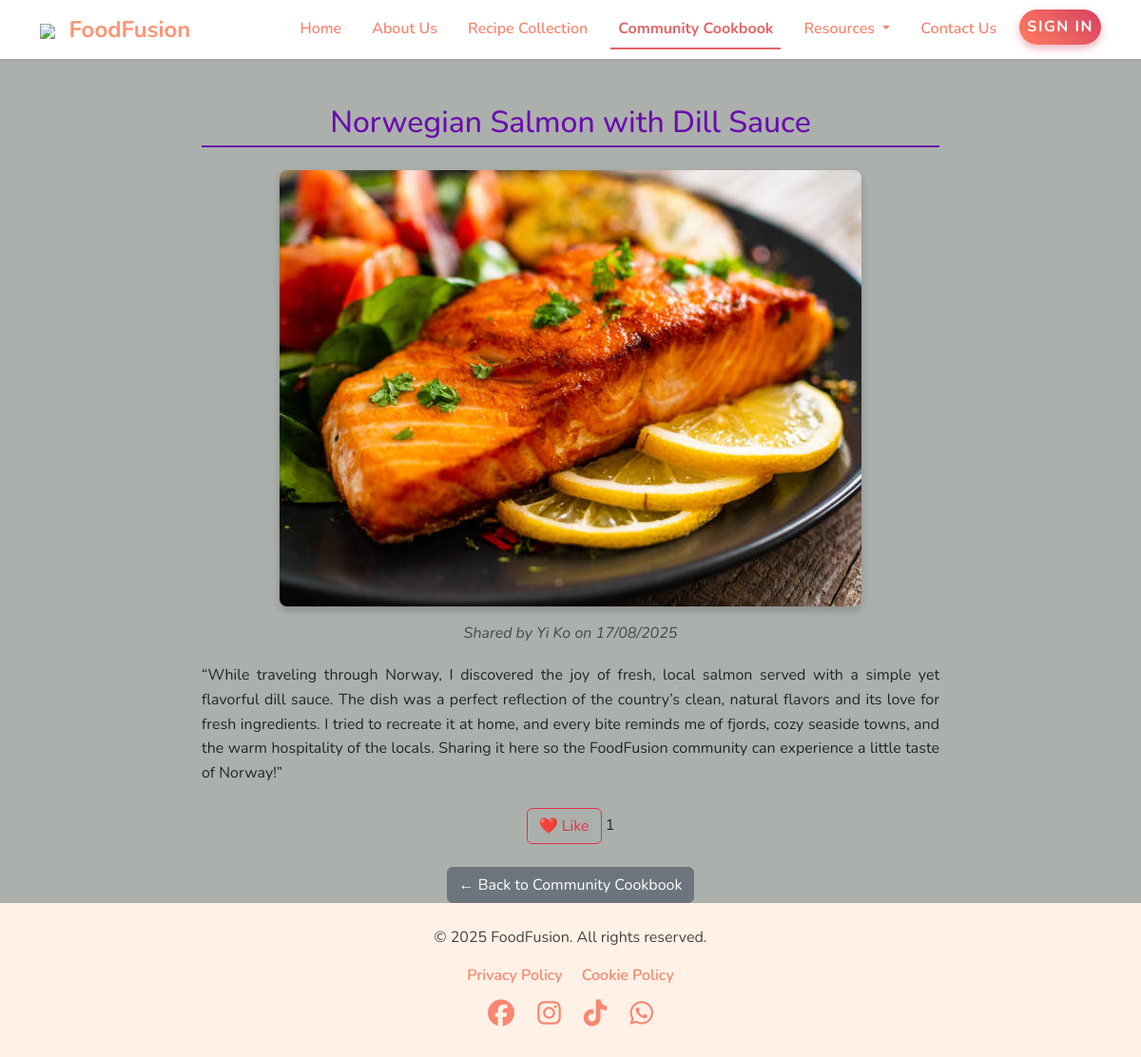
/detail.php?id=8, run on the app's committed database.
### tables this page shows
CREATE TABLE `cookbook` (
  `id` int(11) NOT NULL,
  `user_id` int(11) NOT NULL,
  `title` varchar(255) NOT NULL,
  `description` text NOT NULL,
  `image` varchar(255) NOT NULL,
  `created_at` timestamp NULL DEFAULT current_timestamp()
);

### detail.php (the view, shortened to what this page needs)
<?php
include("includes/header.php");
include("includes/db.php");
$id = intval($_GET['id']);
$tableExists = false;
$checkTable = $conn->query("SHOW TABLES LIKE 'cookbook_likes'");
if ($checkTable && $checkTable->num_rows > 0) {
    $tableExists = true;
}
if ($tableExists) {
    $sql = 'SELECT cookbook.id, CONCAT(first_name, " ", last_name) AS full_name,
                   title, description, image, cookbook.created_at,
                   (SELECT COUNT(*) FROM cookbook_likes WHERE recipe_id = cookbook.id) AS likes
            FROM cookbook
            JOIN users ON cookbook.user_id = users.id
            WHERE cookbook.id = ?';
} else {
    $sql = 'SELECT cookbook.id, CONCAT(first_name, " ", last_name) AS full_name,
                   title, description, image, cookbook.created_at, 0 AS likes
            FROM cookbook
            JOIN users ON cookbook.user_id = users.id
            WHERE cookbook.id = ?';
}
$stmt = $conn->prepare($sql);
$stmt->bind_param("i", $id);
$stmt->execute();
$result = $stmt->get_result();
$recipe = $result->fetch_assoc();
?>
<main class="container mt-5" style="max-width: 800px;">
    <h2 style="color: #6a0dad; text-align:center; border-bottom: 2px solid #6a0dad; padding-bottom: 5px;">
        <?= htmlspecialchars($recipe['title']) ?>
    </h2>
    <div class="text-center mt-4">
        <?php if (!empty($recipe['image'])): ?>
            <img src="uploads/<?= htmlspecialchars($recipe['image']) ?>"
                 alt="<?= htmlspecialchars($recipe['title']) ?>"
                 style="max-width: 100%; border-radius: 8px; box-shadow: 0 4px 8px rgba(0,0,0,0.2);">
        <?php else: ?>
            <img src="images/default-recipe.jpg"
                 alt="Default Recipe"
                 style="max-width: 100%; border-radius: 8px; box-shadow: 0 4px 8px rgba(0,0,0,0.2);">
        <?php endif; ?>
    </div>
    <p class="text-muted mt-3" style="font-style: italic; text-align: center;">
        Shared by <?= htmlspecialchars($recipe['full_name']) ?>
        on <?= date('d/m/Y', strtotime($recipe['created_at'])) ?>
    </p>
    <p style="margin-top: 20px; line-height: 1.6; text-align: justify;">
        <?= nl2br(htmlspecialchars($recipe['description'])) ?>
    </p>
    <?php if ($tableExists): ?>
    <div class="mt-4 text-center">
        <button class="btn btn-outline-danger" id="likeBtn">
            ❤️ Like
        </button>
        <span id="likeCount"><?= $recipe['likes'] ?></span>
    </div>
    <?php endif; ?>
    <div class="text-center mt-4">
        <a href="community.php" class="btn btn-secondary">← Back to Community Cookbook</a>
    </div>
</main>
<?php include("includes/footer.php"); ?>

### assets/css/style.css (style rules this page uses)
:root { --sunset-bg: #fff1e6; --sunset-brand: #ff9472; --sunset-link: #f88670; --sunset-hover: #e46464; --sunset-shadow: rgba(0, 0, 0, 0.05); --sunset-font: 'Nunito', sans-serif; }
body { font-family: var(--sunset-font); background-color: #acb0ac; margin: 0; padding: 0; }

### data on the page
cookbook: title "Norwegian Salmon with Dill Sauce", image+title (picture), created_at "17/08/2025", description "“While traveling through Norway, I discovered the joy of fresh, local salmon served with a simple yet flavorful dill sauce. The dish was a perfect reflection of the country’s clean, natural flavors and its love for fresh ingredients. I tried to recreate it at home, and every bite reminds me of fjords, cozy seaside towns, and the warm hospitality of the locals. Sharing it here so the FoodFusion community can experience a little taste of Norway!”"

### other printed values
$recipe['full_name'] "Yi Ko"
$recipe['likes'] "1"
